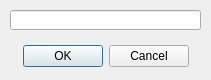
<?xml version="1.0" encoding="UTF-8"?>
<ui version="4.0">
 <class>LineEditPopupDialog</class>
 <widget class="QDialog" name="LineEditPopupDialog">
  <property name="geometry">
   <rect>
    <x>0</x>
    <y>0</y>
    <width>211</width>
    <height>80</height>
   </rect>
  </property>
  <property name="windowTitle">
   <string>Dialog</string>
  </property>
  <widget class="QDialogButtonBox" name="buttonBox">
   <property name="geometry">
    <rect>
     <x>10</x>
     <y>40</y>
     <width>191</width>
     <height>32</height>
    </rect>
   </property>
   <property name="orientation">
    <enum>Qt::Horizontal</enum>
   </property>
   <property name="standardButtons">
    <set>QDialogButtonBox::Cancel|QDialogButtonBox::Ok</set>
   </property>
   <property name="centerButtons">
    <bool>true</bool>
   </property>
  </widget>
  <widget class="QLineEdit" name="lineEdit">
   <property name="geometry">
    <rect>
     <x>10</x>
     <y>10</y>
     <width>191</width>
     <height>20</height>
    </rect>
   </property>
  </widget>
 </widget>
 <tabstops>
  <tabstop>lineEdit</tabstop>
 </tabstops>
 <resources/>
 <connections>
  <connection>
   <sender>buttonBox</sender>
   <signal>accepted()</signal>
   <receiver>LineEditPopupDialog</receiver>
   <slot>accept()</slot>
   <hints>
    <hint type="sourcelabel">
     <x>248</x>
     <y>254</y>
    </hint>
    <hint type="destinationlabel">
     <x>157</x>
     <y>274</y>
    </hint>
   </hints>
  </connection>
  <connection>
   <sender>buttonBox</sender>
   <signal>rejected()</signal>
   <receiver>LineEditPopupDialog</receiver>
   <slot>reject()</slot>
   <hints>
    <hint type="sourcelabel">
     <x>316</x>
     <y>260</y>
    </hint>
    <hint type="destinationlabel">
     <x>286</x>
     <y>274</y>
    </hint>
   </hints>
  </connection>
 </connections>
</ui>
